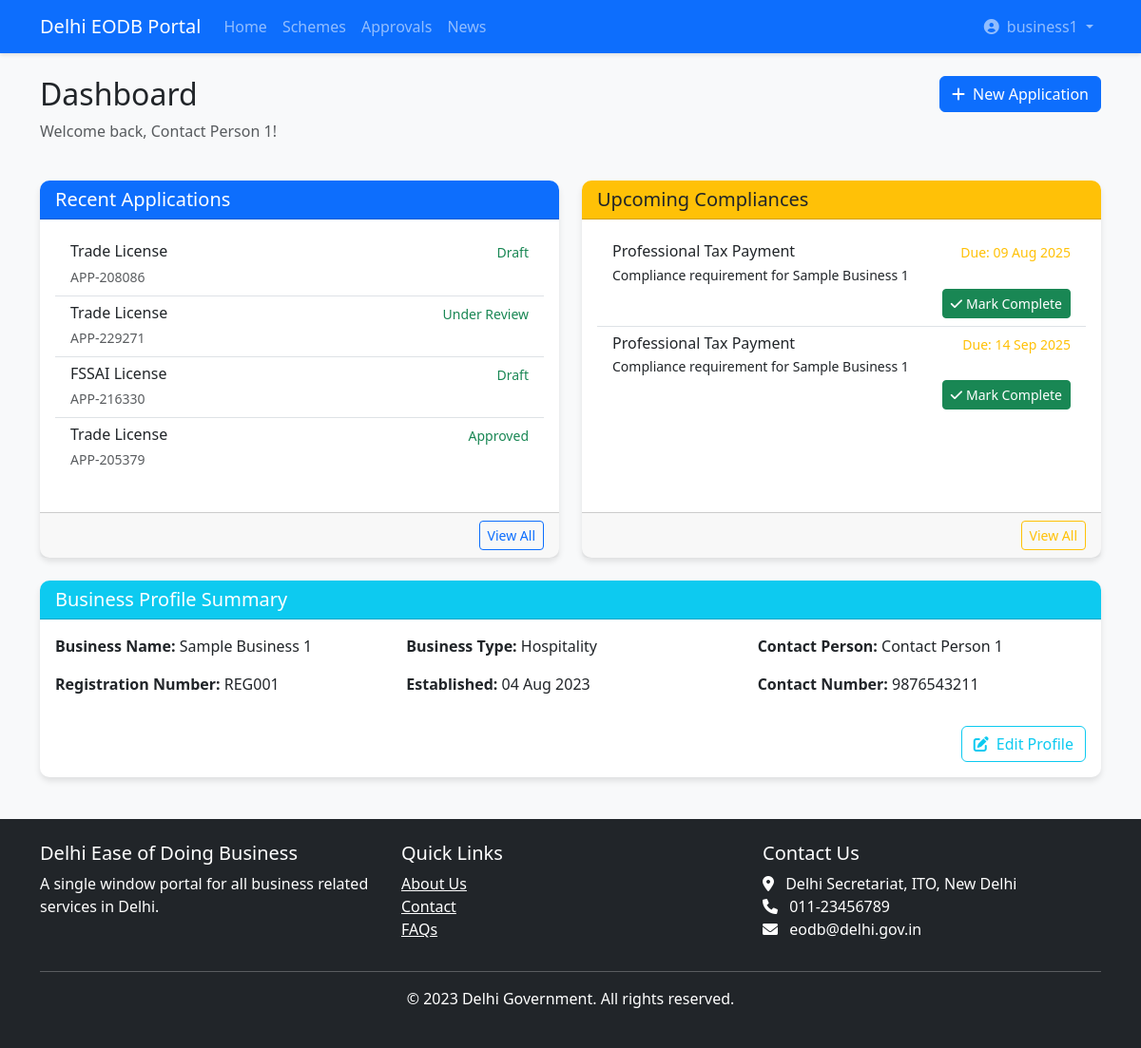
The app's page /dashboard/ (signed in) with its own data.
### business_portal/models.py (models this page shows, shortened)
class BusinessProfile(models.Model):
    BUSINESS_TYPES = [
        ('retail', 'Retail'),
        ('manufacturing', 'Manufacturing'),
        ('service', 'Service'),
        ('it', 'Information Technology'),
        ('hospitality', 'Hospitality'),
        ('other', 'Other'),
    ]
    user = models.OneToOneField(User, on_delete=models.CASCADE)
    business_name = models.CharField(max_length=255)
    business_type = models.CharField(max_length=50, choices=BUSINESS_TYPES)
    registration_number = models.CharField(max_length=50, unique=True)
    address = models.TextField()
    contact_person = models.CharField(max_length=100)
    contact_number = models.CharField(max_length=15)
    email = models.EmailField()
    date_established = models.DateField()
    created_at = models.DateTimeField(auto_now_add=True)
    updated_at = models.DateTimeField(auto_now=True)

class ApprovalApplication(models.Model):
    STATUS_CHOICES = [
        ('draft', 'Draft'),
        ('submitted', 'Submitted'),
        ('under_review', 'Under Review'),
        ('approved', 'Approved'),
        ('rejected', 'Rejected'),
        ('additional_info_required', 'Additional Info Required'),
    ]
    business = models.ForeignKey(BusinessProfile, on_delete=models.CASCADE)
    approval_type = models.ForeignKey(ApprovalType, on_delete=models.CASCADE)
    application_number = models.CharField(max_length=50, unique=True)
    status = models.CharField(max_length=50, choices=STATUS_CHOICES, default='draft')
    submission_date = models.DateTimeField(null=True, blank=True)
    approval_date = models.DateTimeField(null=True, blank=True)
    rejection_reason = models.TextField(null=True, blank=True)
    notes = models.TextField(null=True, blank=True)
    created_at = models.DateTimeField(auto_now_add=True)
    updated_at = models.DateTimeField(auto_now=True)

class ApprovalType(models.Model):
    name = models.CharField(max_length=255)
    description = models.TextField()
    department = models.CharField(max_length=255)
    processing_time = models.CharField(max_length=100)
    fees = models.DecimalField(max_digits=10, decimal_places=2)
    required_documents = models.TextField()
    is_active = models.BooleanField(default=True)

class Compliance(models.Model):
    business = models.ForeignKey(BusinessProfile, on_delete=models.CASCADE)
    title = models.CharField(max_length=255)
    description = models.TextField()
    due_date = models.DateField()
    is_completed = models.BooleanField(default=False)
    completed_date = models.DateField(null=True, blank=True)
    reminder_sent = models.BooleanField(default=False)
    created_at = models.DateTimeField(auto_now_add=True)

### business_portal/views.py (the view)
# urls.py: path('dashboard/', views.dashboard, name='dashboard'),
@login_required
def dashboard(request):
    try:
        business = request.user.businessprofile
    except BusinessProfile.DoesNotExist:
        return redirect('business_profile')
    applications = ApprovalApplication.objects.filter(business=business).order_by('-created_at')[:5]
    compliances = Compliance.objects.filter(business=business, is_completed=False).order_by('due_date')[:5]
    due_soon = Compliance.objects.filter(
        business=business,
        is_completed=False,
        due_date__lte=datetime.now().date() + timedelta(days=7),
        reminder_sent=False
    )
    for compliance in due_soon:
        send_mail(
            f'Compliance Reminder: {compliance.title}',
            f'Your compliance "{compliance.title}" is due on {compliance.due_date}. Please complete it on time.',
            settings.DEFAULT_FROM_EMAIL,
            [request.user.email],
            fail_silently=True,
        )
        compliance.reminder_sent = True
        compliance.save()
    return render(request, 'business_portal/dashboard.html', {
        'business': business,
        'applications': applications,
        'compliances': compliances,
    })

### business_portal/templates/business_portal/dashboard.html
{% extends "business_portal/base.html" %}
{% load static %}
{% block content %}
<div class="row mb-4">
    <div class="col-md-8">
        <h2>Dashboard</h2>
        <p class="text-muted">Welcome back, {{ business.contact_person }}!</p>
    </div>
    <div class="col-md-4 text-end">
        <a href="{% url 'approval_types' %}" class="btn btn-primary">
            <i class="fas fa-plus me-2"></i>New Application
        </a>
    </div>
</div>
<div class="row">
    <div class="col-md-6 mb-4">
        <div class="card h-100">
            <div class="card-header bg-primary text-white">
                <h5 class="mb-0">Recent Applications</h5>
            </div>
            <div class="card-body">
                {% if applications %}
                    <div class="list-group">
                        {% for app in applications %}
                            <a href="{% url 'application_details' app.id %}" class="list-group-item list-group-item-action">
                                <div class="d-flex w-100 justify-content-between">
                                    <h6 class="mb-1">{{ app.approval_type.name }}</h6>
                                    <small class="text-{{ app.status|yesno:'success,info,danger' }}">
                                        {{ app.get_status_display }}
                                    </small>
                                </div>
                                <small class="text-muted">{{ app.application_number }}</small>
                            </a>
                        {% endfor %}
                    </div>
                {% else %}
                    <p class="text-muted">No applications yet.</p>
                {% endif %}
            </div>
            <div class="card-footer text-end">
                <a href="{% url 'approval_types' %}" class="btn btn-sm btn-outline-primary">View All</a>
            </div>
        </div>
    </div>
    <div class="col-md-6 mb-4">
        <div class="card h-100">
            <div class="card-header bg-warning text-dark">
                <h5 class="mb-0">Upcoming Compliances</h5>
            </div>
            <div class="card-body">
                {% if compliances %}
                    <div class="list-group">
                        {% for compliance in compliances %}
                            <div class="list-group-item">
                                <div class="d-flex w-100 justify-content-between">
                                    <h6 class="mb-1">{{ compliance.title }}</h6>
                                    <small class="text-{% if compliance.due_date < today %}danger{% else %}warning{% endif %}">
                                        Due: {{ compliance.due_date|date:"d M Y" }}
                                    </small>
                                </div>
                                <p class="mb-1 small">{{ compliance.description|truncatechars:50 }}</p>
                                <div class="text-end">
                                    <a href="{% url 'mark_compliance_complete' compliance.id %}" class="btn btn-sm btn-success">
                                        <i class="fas fa-check me-1"></i>Mark Complete
                                    </a>
                                </div>
                            </div>
                        {% endfor %}
                    </div>
                {% else %}
                    <p class="text-muted">No upcoming compliances.</p>
                {% endif %}
            </div>
            <div class="card-footer text-end">
                <a href="{% url 'compliances' %}" class="btn btn-sm btn-outline-warning">View All</a>
            </div>
        </div>
    </div>
</div>
<div class="row">
    <div class="col-md-12">
        <div class="card">
            <div class="card-header bg-info text-white">
                <h5 class="mb-0">Business Profile Summary</h5>
            </div>
            <div class="card-body">
                <div class="row">
                    <div class="col-md-4">
                        <p><strong>Business Name:</strong> {{ business.business_name }}</p>
                        <p><strong>Registration Number:</strong> {{ business.registration_number }}</p>
                    </div>
                    <div class="col-md-4">
                        <p><strong>Business Type:</strong> {{ business.business_type }}</p>
                        <p><strong>Established:</strong> {{ business.date_established|date:"d M Y" }}</p>
                    </div>
                    <div class="col-md-4">
                        <p><strong>Contact Person:</strong> {{ business.contact_person }}</p>
                        <p><strong>Contact Number:</strong> {{ business.contact_number }}</p>
                    </div>
                </div>
                <div class="text-end mt-3">
                    <a href="{% url 'business_profile' %}" class="btn btn-outline-info">
                        <i class="fas fa-edit me-2"></i>Edit Profile
                    </a>
                </div>
            </div>
        </div>
    </div>
</div>
{% endblock %}

### business_portal/templates/business_portal/base.html (shortened to what this page needs)
{% load static %}
<!DOCTYPE html>
<html lang="en">
<head>
    <link href="https://cdn.jsdelivr.net/npm/bootstrap@5.3.0/dist/css/bootstrap.min.css" rel="stylesheet">
    <link rel="stylesheet" href="https://cdnjs.cloudflare.com/ajax/libs/font-awesome/6.0.0/css/all.min.css">
    <link rel="stylesheet" href="{% static 'css/style.css' %}">
</head>
<body>
    <nav class="navbar navbar-expand-lg navbar-dark bg-primary">
        <div class="container">
            <a class="navbar-brand" href="{% url 'home' %}">Delhi EODB Portal</a>
            <div class="collapse navbar-collapse" id="navbarNav">
                <ul class="navbar-nav me-auto">
                    <li class="nav-item">
                        <a class="nav-link" href="{% url 'home' %}">Home</a>
                    </li>
                    <li class="nav-item">
                        <a class="nav-link" href="{% url 'government_schemes' %}">Schemes</a>
                    </li>
                    <li class="nav-item">
                        <a class="nav-link" href="{% url 'approval_types' %}">Approvals</a>
                    </li>
                    <li class="nav-item">
                        <a class="nav-link" href="{% url 'news' %}">News</a>
                    </li>
                </ul>
                <ul class="navbar-nav">
                    {% if user.is_authenticated %}
                        <li class="nav-item dropdown">
                            <a class="nav-link dropdown-toggle" href="#" id="navbarDropdown" role="button" data-bs-toggle="dropdown">
                                <i class="fas fa-user-circle me-1"></i> {{ user.username }}
                            </a>
                        </li>
                    {% endif %}
                </ul>
            </div>
        </div>
    </nav>
    <main class="container my-4">
        {% block content %}{% endblock %}
    </main>
    <footer class="bg-dark text-white py-4 mt-4">
        <div class="container">
            <div class="row">
                <div class="col-md-4">
                    <h5>Delhi Ease of Doing Business</h5>
                    <p>A single window portal for all business related services in Delhi.</p>
                </div>
                <div class="col-md-4">
                    <h5>Quick Links</h5>
                    <ul class="list-unstyled">
                        <li><a href="#" class="text-white">About Us</a></li>
                        <li><a href="#" class="text-white">Contact</a></li>
                        <li><a href="#" class="text-white">FAQs</a></li>
                    </ul>
                </div>
                <div class="col-md-4">
                    <h5>Contact Us</h5>
                    <address>
                        <i class="fas fa-map-marker-alt me-2"></i> Delhi Secretariat, ITO, New Delhi<br>
                        <i class="fas fa-phone me-2"></i> 011-23456789<br>
                        <i class="fas fa-envelope me-2"></i> eodb@delhi.gov.in
                    </address>
                </div>
            </div>
            <hr>
            <div class="text-center">
                <p>&copy; 2023 Delhi Government. All rights reserved.</p>
            </div>
        </div>
    </footer>
</body>
</html>

### business_portal/static/css/style.css (style rules this page uses)
body { background-color: #f8f9fa; font-family: 'Segoe UI', Tahoma, Geneva, Verdana, sans-serif; }
.navbar { box-shadow: 0 2px 4px rgba(0,0,0,.1); }
.card { border: none; border-radius: 10px; box-shadow: 0 4px 6px rgba(0,0,0,.1); transition: transform 0.3s ease; margin-bottom: 20px; }
.card-header { border-radius: 10px 10px 0 0 !important; }
.btn-primary { background-color: #0d6efd; border-color: #0d6efd; }
.list-group-item { border-left: none; border-right: none; }
.list-group-item:first-child { border-top: none; }
.list-group-item:last-child { border-bottom: none; }

### records on screen
BusinessProfile: contact_person "Contact Person 1", business_name "Sample Business 1", registration_number "REG001", business_type "Hospitality", date_established "04 Aug 2023", contact_number "9876543211"
ApprovalApplication: approval_type.name "Trade License", status "Draft", application_number "APP-208086"
ApprovalApplication: approval_type.name "Trade License", status "Under Review", application_number "APP-229271"
ApprovalApplication: approval_type.name "FSSAI License", status "Draft", application_number "APP-216330"
ApprovalApplication: approval_type.name "Trade License", status "Approved", application_number "APP-205379"
Compliance: title "Professional Tax Payment", due_date "09 Aug 2025", description "Compliance requirement for Sample Business 1"
Compliance: title "Professional Tax Payment", due_date "14 Sep 2025", description "Compliance requirement for Sample Business 1"

### other values on screen
{{ user.username }} "business1"
